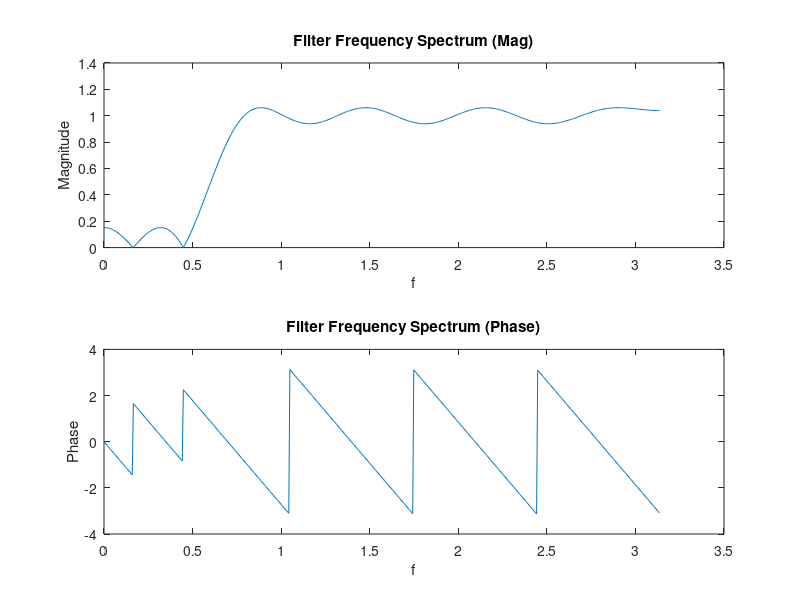
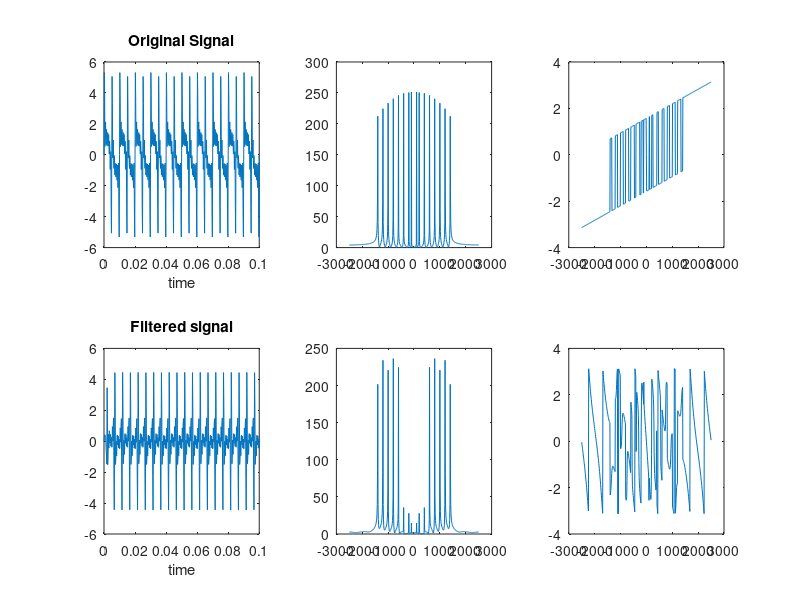
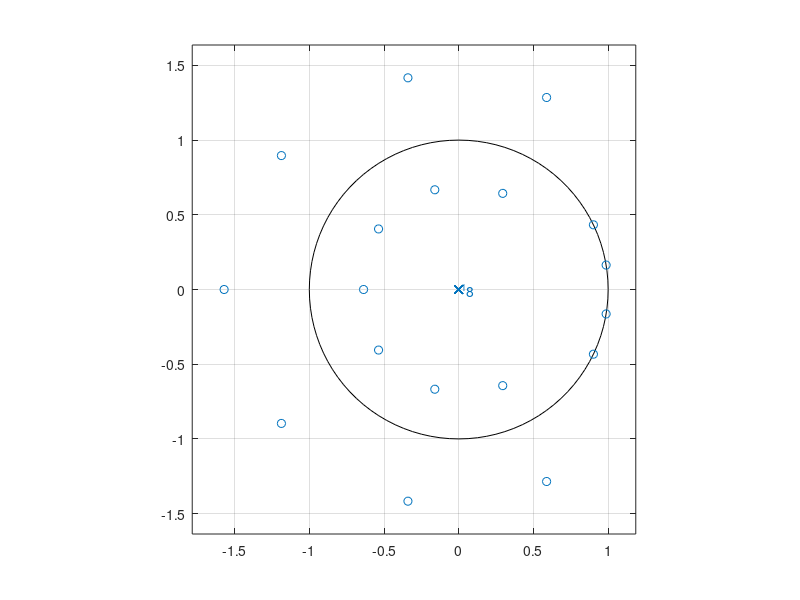

MATLAB code for these plots, in order:
%hpf
clear;
fs= 5000;
fpass = 600;
dp = 0.08;
fstop = 400;
ds = 0.2;

dev = [0.2 0.08];
frequ = [400 600];
a = [0 1];
[n,fo,ao,w] = firpmord(frequ,a,dev,fs);
b = firpm(n,fo,ao,w);
[h,w] = freqz(b);
%here we get n = 14
figure;
subplot(2,1,1);
plot(w,abs(h));
ylabel('Magnitude');
xlabel('f');
title('Filter Frequency Spectrum (Mag)')
subplot(2,1,2);
plot(w,angle(h));
ylabel('Phase');
xlabel('f');
title('Filter Frequency Spectrum (Phase)')


f = [100 200 400 600 800 1000 1200 1400];
fs = 5000;
t = 0:1/fs:0.1;
x = sin(2*pi*f'*t);
x = sum(x);

y = filter(b,1,x);
ymag = abs(fftshift(fft(y)));
yang = angle(fftshift(fft(y)));
fre = -fs/2:10:fs/2;


figure;
subplot(2,3,1);
plot(t,x);
xlabel('time');
title('Original Signal');
subplot(2,3,2)
plot(fre,abs(fftshift(fft(x))));
subplot(2,3,3)
plot(fre,angle(fftshift(fft(x))));
subplot(2,3,4)
plot(t,y);
xlabel('time');
title('Filtered signal');
subplot(2,3,5)
plot(fre,ymag);
subplot(2,3,6)
plot(fre,yang);

figure;
zplane(b);